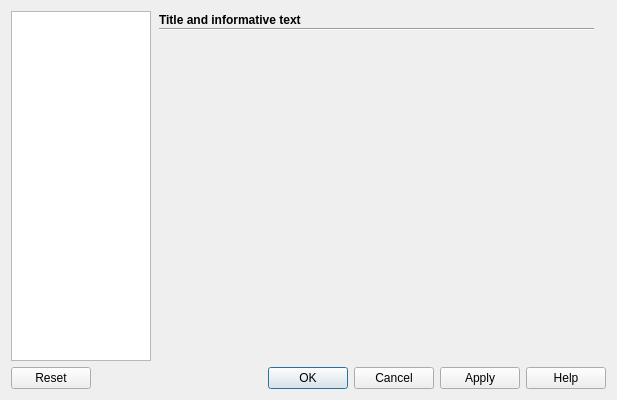
<?xml version="1.0" encoding="UTF-8"?>
<ui version="4.0">
 <class>SettingsNodeDialogBuilder</class>
 <widget class="QDialog" name="SettingsNodeDialogBuilder">
  <property name="geometry">
   <rect>
    <x>0</x>
    <y>0</y>
    <width>617</width>
    <height>400</height>
   </rect>
  </property>
  <layout class="QGridLayout" name="gridLayout">
   <item row="0" column="0" rowspan="2">
    <widget class="QTreeWidget" name="twPages">
     <property name="minimumSize">
      <size>
       <width>140</width>
       <height>0</height>
      </size>
     </property>
     <property name="maximumSize">
      <size>
       <width>140</width>
       <height>16777215</height>
      </size>
     </property>
     <property name="horizontalScrollBarPolicy">
      <enum>Qt::ScrollBarAlwaysOff</enum>
     </property>
     <property name="editTriggers">
      <set>QAbstractItemView::NoEditTriggers</set>
     </property>
     <property name="alternatingRowColors">
      <bool>true</bool>
     </property>
     <property name="iconSize">
      <size>
       <width>24</width>
       <height>24</height>
      </size>
     </property>
     <property name="verticalScrollMode">
      <enum>QAbstractItemView::ScrollPerPixel</enum>
     </property>
     <property name="rootIsDecorated">
      <bool>false</bool>
     </property>
     <property name="uniformRowHeights">
      <bool>true</bool>
     </property>
     <property name="itemsExpandable">
      <bool>false</bool>
     </property>
     <property name="headerHidden">
      <bool>true</bool>
     </property>
     <property name="expandsOnDoubleClick">
      <bool>false</bool>
     </property>
    </widget>
   </item>
   <item row="1" column="1">
    <widget class="QStackedWidget" name="swPages">
     <property name="sizePolicy">
      <sizepolicy hsizetype="Expanding" vsizetype="Expanding">
       <horstretch>0</horstretch>
       <verstretch>0</verstretch>
      </sizepolicy>
     </property>
    </widget>
   </item>
   <item row="2" column="0" colspan="2">
    <widget class="QDialogButtonBox" name="dbbButtons">
     <property name="standardButtons">
      <set>QDialogButtonBox::Apply|QDialogButtonBox::Cancel|QDialogButtonBox::Help|QDialogButtonBox::Ok|QDialogButtonBox::Reset</set>
     </property>
    </widget>
   </item>
   <item row="0" column="1">
    <widget class="QWidget" name="wTitle" native="true">
     <property name="sizePolicy">
      <sizepolicy hsizetype="Preferred" vsizetype="Maximum">
       <horstretch>0</horstretch>
       <verstretch>0</verstretch>
      </sizepolicy>
     </property>
     <layout class="QGridLayout" name="gridLayout_2">
      <property name="horizontalSpacing">
       <number>3</number>
      </property>
      <property name="verticalSpacing">
       <number>1</number>
      </property>
      <property name="margin">
       <number>2</number>
      </property>
      <item row="0" column="0">
       <widget class="QLabel" name="lTitle">
        <property name="sizePolicy">
         <sizepolicy hsizetype="Expanding" vsizetype="Preferred">
          <horstretch>0</horstretch>
          <verstretch>0</verstretch>
         </sizepolicy>
        </property>
        <property name="font">
         <font>
          <weight>75</weight>
          <bold>true</bold>
         </font>
        </property>
        <property name="text">
         <string notr="true">Title and informative text</string>
        </property>
       </widget>
      </item>
      <item row="1" column="0">
       <widget class="Line" name="line">
        <property name="orientation">
         <enum>Qt::Horizontal</enum>
        </property>
       </widget>
      </item>
      <item row="0" column="1" rowspan="2">
       <widget class="QLabel" name="lTitleIcon">
        <property name="sizePolicy">
         <sizepolicy hsizetype="Maximum" vsizetype="Expanding">
          <horstretch>0</horstretch>
          <verstretch>0</verstretch>
         </sizepolicy>
        </property>
       </widget>
      </item>
     </layout>
    </widget>
   </item>
  </layout>
 </widget>
 <resources>
  <include location="../../../../../../../../pasnox-data/Developpement/C++/Qt5/mks-ng/modules/editor/resources/resources.qrc"/>
 </resources>
 <connections/>
</ui>
